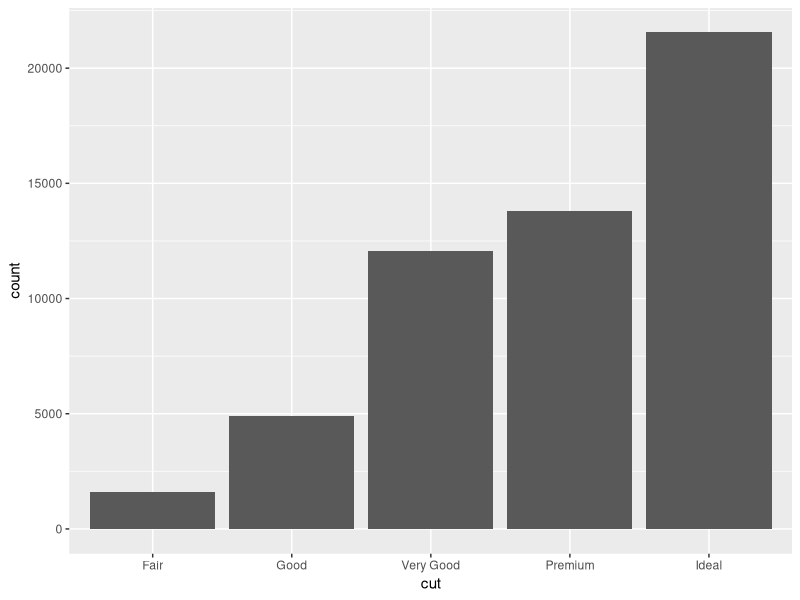
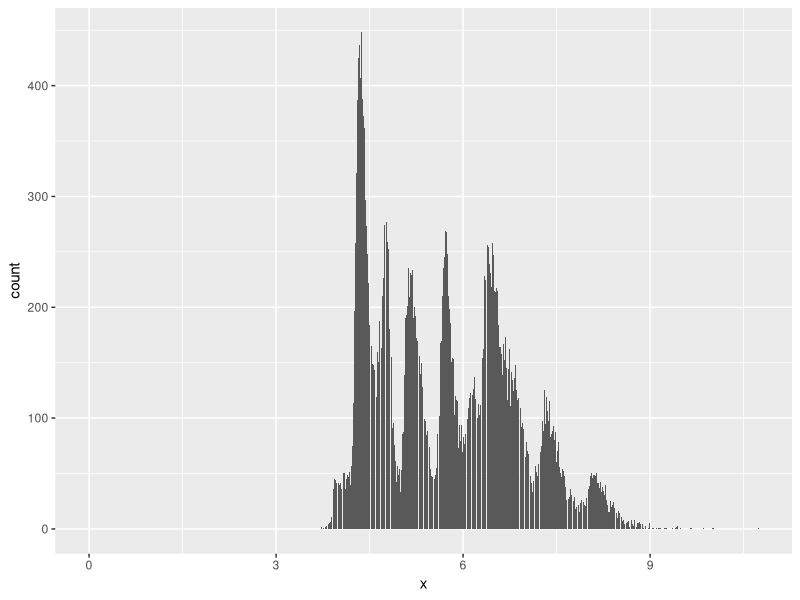

Recreate these plots in R, in order.
# Exercise 2: More ggplot2 Grammar

# Install and load `ggplot2`
# install.packages("ggplot2") # if needed
library(ggplot2)

# For this exercise you will again be working with the `diamonds` data set.
# Use `?diamonds` to review details about this data set
?diamonds
View(diamonds)


## Statistical Transformations

# Draw a bar chart of the diamonds data, organized by cut
# The height of each bar is based on the "count" (number) of diamonds with that cut
plot <- ggplot(data = diamonds)
plot +
  geom_bar(mapping = aes(x = cut))

# Use the `stat_count` to apply the statistical transformation "count" to the diamonds
# by cut. You do not need a separate geometry layer!


# Use the `stat_summary` function to draw a chart with a summary layer.
# Map the x-position to diamond `cut`, and the y-position to diamond `depth`
# Bonus: use `min` as the function ymin, `max` as the function ymax, and `median` as the function y
plot +
  geom_bar(mapping = aes(x ))
  


## Position Adjustments

# Draw a bar chart of diamond data organized by cut, with each bar filled by clarity.
# You should see a _stacked_ bar chart.


# Draw the same chart again, but with each element positioned to "fill" the y axis


# Draw the same chart again, but with each element positioned to "dodge" each other


# Draw a plot with point geometry with the x-position mapped to `cut` and the y-position mapped to `clarity`
# This creates a "grid" grouping the points


# Use the "jitter" position adjustment to keep the points from all overlapping!
# (This works a little better with a sample of diamond data, such as from the previous exercise).



## Scales

# Draw a "boxplot" (with `geom_boxplot()`) for the diamond's price (y) by color (x)


# This has a lot of outliers, making it harder to read. To fix this, draw the same plot but
# with a _logarithmic_ scale for the y axis.


# For another version, draw the same plot but with `violin` geometry instead of `boxplot` geometry!
# How does the logarithmic scale change the data presentation?


# Another interesting plot: draw a plot of the diamonds price (y) by carat (x), using a heatmap of 2d bins
# (geom_bin2d)
# What happens when you make the x and y channels scale logarithmically?


# Draw a scatter plot for the diamonds  price (y) by carat (x). Color each point by the clarity
# (Remember, this will take a while. Use a sample of the diamonds for faster results)


# Change the color of the previous plot using a ColorBrewer scale of your choice. What looks nice?



## Coordinate Systems

# Draw a bar chart with x-position and fill color BOTH mapped to cut
# For best results, SET the `width` of the geometry to be 1 (fill plot, no space between)
# You can save this to a variable for easier modifications


# Draw the same chart, but with the coordinate system flipped


# Draw the same chart, but in a polar coordinate system. Now you have a Coxcomb chart!



## Facets

# Take the scatter plot of price by carat data (colored by clarity) and add _facets_ based on
# the diamond's `color`



## Saving Plots

# Use the `ggsave()` function to save one of your plots (the most recent one generated) to disk.
# Name the output file "my-plot.png".
# Make sure you've set the working directory!!
